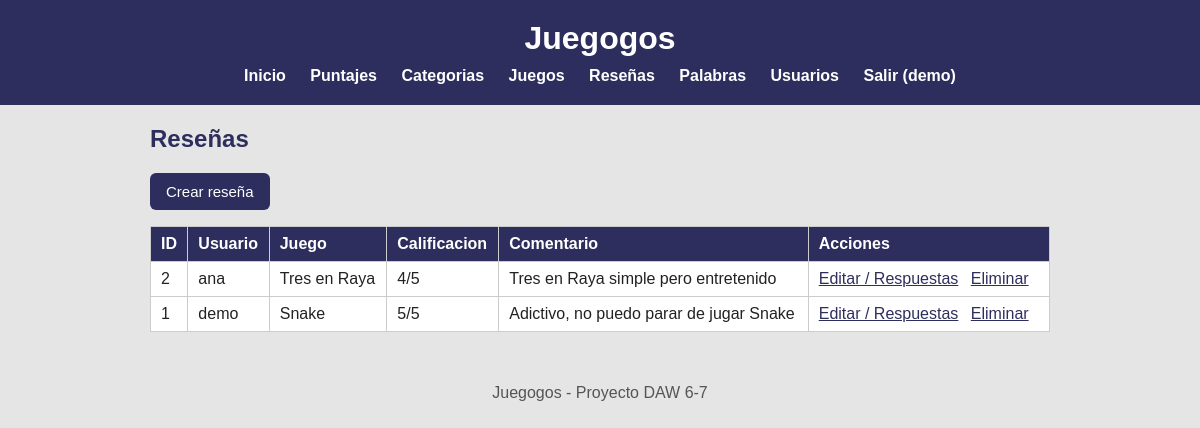
/index.php?url=resenas/listar (signed in), run on the app's committed database.
### tables this page shows
CREATE TABLE resenas (
  id           INT AUTO_INCREMENT PRIMARY KEY,
  usuario_id   INT NOT NULL,
  juego_id     INT NOT NULL,
  calificacion INT NOT NULL,
  comentario   TEXT,
  fecha        DATETIME DEFAULT CURRENT_TIMESTAMP,
  FOREIGN KEY (usuario_id) REFERENCES usuarios(id) ON DELETE CASCADE,
  FOREIGN KEY (juego_id)   REFERENCES juegos(id)   ON DELETE CASCADE
);

CREATE TABLE usuarios (
  id      INT AUTO_INCREMENT PRIMARY KEY,
  usuario VARCHAR(50)  NOT NULL UNIQUE,
  correo  VARCHAR(100) NOT NULL,
  clave   VARCHAR(255) NOT NULL
);

CREATE TABLE juegos (
  id           INT AUTO_INCREMENT PRIMARY KEY,
  nombre       VARCHAR(80)  NOT NULL,
  descripcion  VARCHAR(255),
  categoria_id INT,
  FOREIGN KEY (categoria_id) REFERENCES categorias(id) ON DELETE SET NULL
);

### app/controllers/ResenaController.php (called while the page is built, shortened)
<?php
require_once __DIR__ . "/../models/Resena.php";
class ResenaController
{
    public function listar()
    {
        $resenas = Resena::obtenerTodos();
        require __DIR__ . "/../views/resenas/listar.php";
    }
}

### app/models/Resena.php (called while the page is built, shortened)
<?php
class Resena
{
    public static function obtenerTodos()
    {
        $conn = Conexion::conectar();
        $sql = "SELECT r.id, r.calificacion, r.comentario, r.fecha,
                       u.usuario AS nombre_usuario,
                       j.nombre  AS nombre_juego
                FROM resenas r
                JOIN usuarios u ON u.id = r.usuario_id
                JOIN juegos   j ON j.id = r.juego_id
                ORDER BY r.id DESC";
        $res = $conn->query($sql);
        $resenas = [];
        while ($fila = $res->fetch_assoc()) {
            $resenas[] = $fila;
        }
        return $resenas;
    }
}

### app/views/resenas/listar.php (the view)
<?php $titulo = "Reseñas"; require __DIR__ . "/../partials/header.php"; ?>
<h2>Reseñas</h2>
<p><a class="boton" href="index.php?url=resenas/crearForm">Crear reseña</a></p>
<table>
    <tr>
        <th>ID</th>
        <th>Usuario</th>
        <th>Juego</th>
        <th>Calificacion</th>
        <th>Comentario</th>
        <th>Acciones</th>
    </tr>
    <?php foreach ($resenas as $r): ?>
        <tr>
            <td><?= htmlspecialchars($r["id"]) ?></td>
            <td><?= htmlspecialchars($r["nombre_usuario"]) ?></td>
            <td><?= htmlspecialchars($r["nombre_juego"]) ?></td>
            <td><?= htmlspecialchars($r["calificacion"]) ?>/5</td>
            <td><?= htmlspecialchars($r["comentario"]) ?></td>
            <td>
                <a href="index.php?url=resenas/editarForm&id=<?= $r["id"] ?>">Editar / Respuestas</a>
                <a href="index.php?url=resenas/eliminar&id=<?= $r["id"] ?>"
                   onclick="return confirm('Eliminar resena?')">Eliminar</a>
            </td>
        </tr>
    <?php endforeach; ?>
</table>
<?php require __DIR__ . "/../partials/footer.php"; ?>

### public/css/estilos.css (style rules this page uses)
body { font-family: Arial, Helvetica, sans-serif; margin: 0; padding: 0; background-color: rgb(230, 229, 229); color: #222; }
h2 { color: rgb(46, 46, 94); }
.boton, button { display: inline-block; background-color: rgb(46, 46, 94); color: white; border: none; padding: 10px 16px; border-radius: 6px; text-decoration: none; cursor: pointer; font-size: 15px; }
table { border-collapse: collapse; width: 100%; background: white; margin-top: 12px; }
th, td { border: 1px solid #ccc; padding: 8px 10px; text-align: left; }
th { background: rgb(46, 46, 94); color: white; }
td a { color: rgb(46, 46, 94); margin-right: 8px; }

### data on the page
resenas: id "2", usuario.usuario "ana", juego.nombre "Tres en Raya", calificacion "4", comentario "Tres en Raya simple pero entretenido"
resenas: id "1", usuario.usuario "demo", juego.nombre "Snake", calificacion "5", comentario "Adictivo, no puedo parar de jugar Snake"

### other printed values
$_SESSION["usuario"] "demo"
